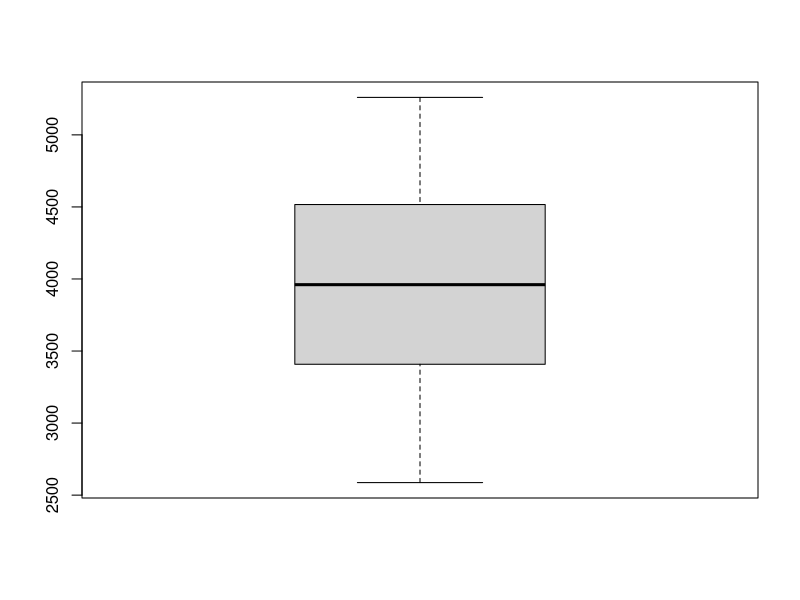
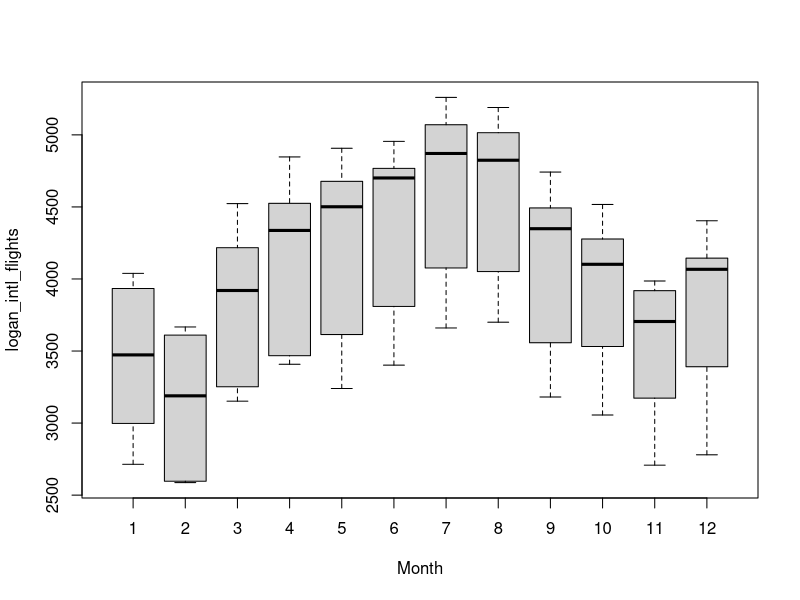
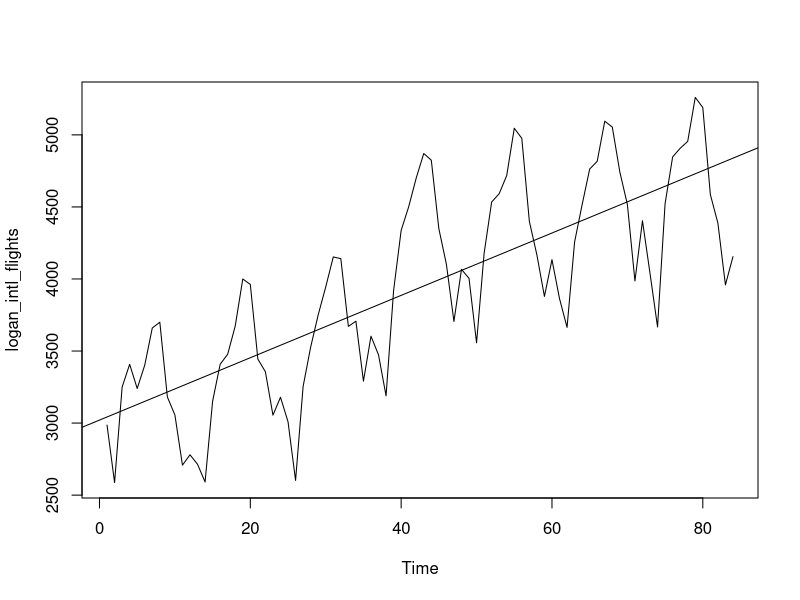

Write R code to recreate these figures, in order.
## Task 1
getwd()
setwd('F:\\Clark_Universiy\\Clark_Teaching\\2025Spring\\geog-247_Statistics\\docs\\Labs\\Practice01')

## Task 2
economics = read.csv('economic_indicators.csv')
wifi = readxl::read_excel('free_wifi_locations.xls')

## Task 3 
economics$diff_unemp_labor = economics$labor_force_part_rate - economics$unemp_rate 
economics[order(economics$diff_unemp_labor, decreasing = TRUE),c('Year','Month')]
?order

economics$Time = c(1:nrow(economics))
colnames(economics)
## Task 4
boxplot(economics$logan_intl_flights)

boxplot(logan_intl_flights ~ Month, data = economics)
        
plot(logan_intl_flights~Time, data = economics, type = 'l')
abline(lm(logan_intl_flights~Time, data=economics))



